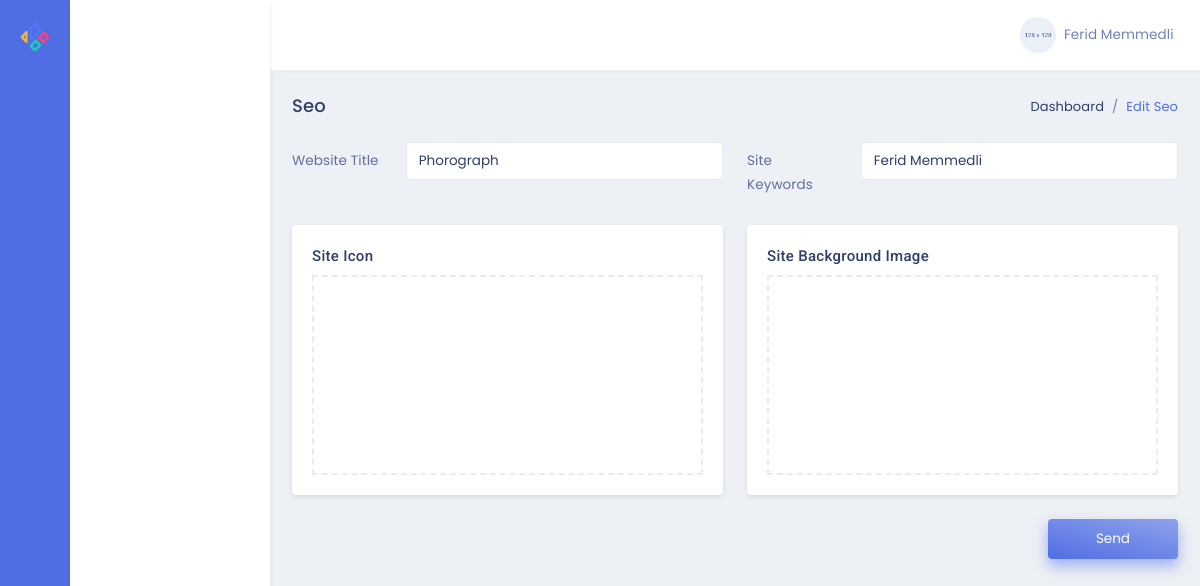
Page /admin/seo on the earlier database version.
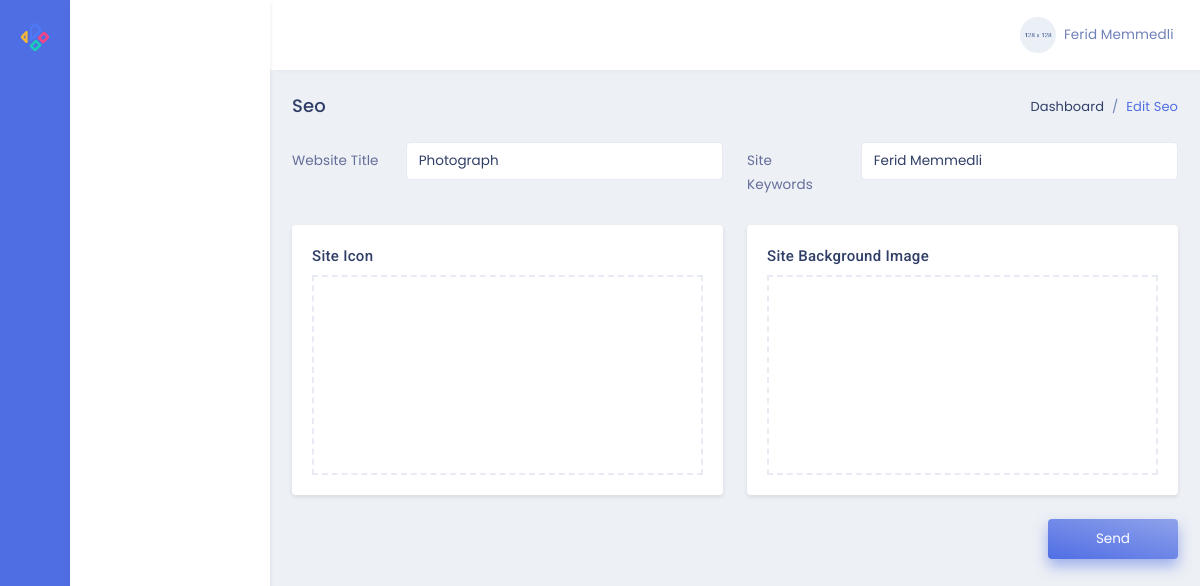
Same page on the later database version.
### models.py (models this page shows)
class Seo(db.Model):
    id = db.Column(db.Integer, primary_key=True)
    title = db.Column(db.String(20),nullable=False)
    keywords = db.Column(db.String(20),nullable=False)
    image = db.Column(db.String,nullable=False)
    homeimage = db.Column(db.String,nullable=False)

### admin/routes.py (the view, shortened to what this page needs)
@admin.route('/seo',methods=['GET','POST'])
def adminSeo():
    seo=Seo.query.all()
    if Seo.query.get(1):
        bos=True
    else:
        bos=False
    return render_template('admin/editSeo.html',seo=seo,bos=bos)

### admin/templates/admin/editSeo.html (shortened to what this page needs)
{% extends "admin/layout.html" %}
{% block contentAdmin %}
<div class="row">
    <div class="col-sm-12">
        <div class="page-title-box">
            <div class="float-right">
                <ol class="breadcrumb">
                    <li class="breadcrumb-item"><a href="javascript:void(0);">Dashboard</a></li>
                    <li class="breadcrumb-item active">Edit Seo</li>
                </ol>
            </div>
            <h4 class="page-title">Seo</h4>
        </div>
    </div>
</div>
<form action="{{url_for('admin.adminSeo')}}" method="POST" enctype="multipart/form-data" class="row">
    <div class="col-6">
        <div class="form-group row">
            <label for="example-text-input" class="col-3 col-form-label text-left">Website Title</label>
            <div class="col-9">
                {% if bos %}
                {% for i in seo %}
                    <input class="form-control" name="title" value="{{i.title}}" type="text" id="example-text-input" required>
                {% endfor %}
                {% else %}
                    <input class="form-control" value="None" name="title" type="text" id="example-text-input" required>
                {% endif %}
            </div>
        </div>
    </div>
    <div class="col-6">
        <div class="form-group row">
            <label for="example-text-input1" class="col-3 col-form-label text-left">Site Keywords</label>
            <div class="col-9">
                {% if bos %}
                {% for i in seo %}
                    <input class="form-control" value="{{i.keywords}}" name="keywords" type="text" id="example-text-input1" required>
                {% endfor %}
                {% else %}
                <input class="form-control" value="None" name="keywords" type="text" id="example-text-input1" required>
                {% endif %}
            </div>
        </div>
    </div>
    <div class="col-6">
        <div class="card">
            <div class="card-body">
                <h4 class="mt-0 header-title">Site Icon</h4>
                <div class="dropify-wrapper">
                </div>
            </div>
        </div>
    </div>
    <div class="col-6">
        <div class="card">
            <div class="card-body">
                <h4 class="mt-0 header-title">Site Background Image</h4>
                <div class="dropify-wrapper">
                </div>
            </div>
        </div>
    </div>
    <div class="col-sm-12 text-right">
        <button type="submit" class="btn btn-gradient-primary px-5 py-2">Send</button>
    </div>
</form>
{% endblock %}

Differences in the rows shown:
changed Seo "Ferid Memmedli": title "Phorograph" → "Photograph"
